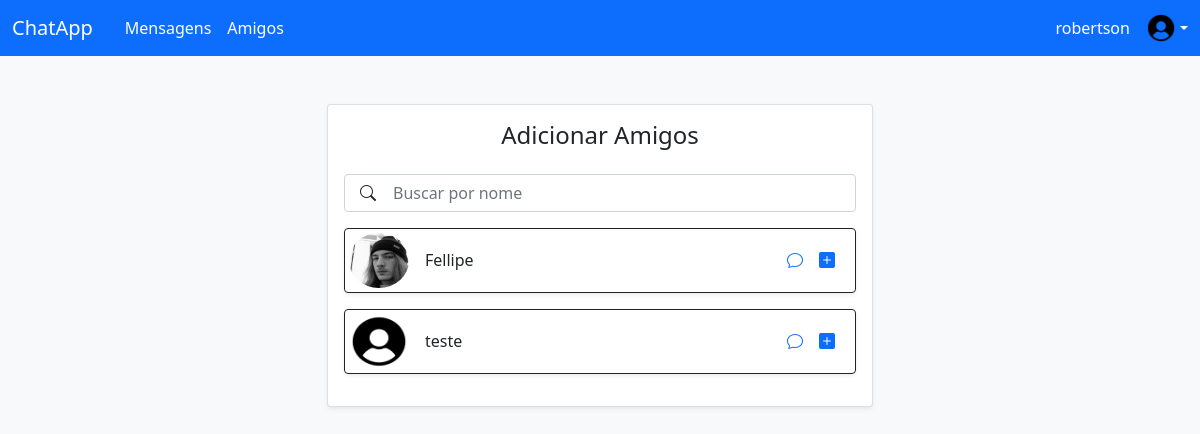
The app's page /Add_Friends (signed in) with its own data.
### Users/models.py (models this page shows, shortened)
class User(models.Model):
    name = models.CharField(max_length=100)
    mail = models.CharField(max_length=100)
    picture = models.ImageField(null=True,blank=True, upload_to="imagens/")
    password = models.CharField(max_length=16)
    ativo = models.BooleanField(default=True)

### Users/models.py (the view)
    def wrapper(request, *args, **kwargs):
        if 'user_id' not in request.session:
            return redirect('Login')
        return view_func(request, *args, **kwargs)

### Users/models.py (called while the page is built)
def custom_login_required(view_func):
    def wrapper(request, *args, **kwargs):
        if 'user_id' not in request.session:
            return redirect('Login')
        return view_func(request, *args, **kwargs)
    return wrapper

### Users/views.py (called while the page is built)
@custom_login_required
def Add_Friends(request):
    users = User.objects.exclude(id=request.session['user_id'])
    if request.method =='GET':
        name = request.GET.get('name', '')
        if name:
            users = users.filter(name=name)
    return render(request, 'Friends/Add_Friends.html',{"users":users})

### Users/templates/Friends/Add_Friends.html (shortened to what this page needs)
{% load static %}
<!DOCTYPE html>
<html lang="pt-br">
<head>
    <link href="https://cdn.jsdelivr.net/npm/bootstrap@5.1.3/dist/css/bootstrap.min.css" rel="stylesheet">
    <link rel="stylesheet" href="https://cdn.jsdelivr.net/npm/bootstrap-icons@1.10.5/font/bootstrap-icons.css">
</head>
    {% include 'partials/Header.html' %}
<body class="bg-light">
    <div class="container mt-5">
        <div class="row justify-content-center">
            <div class="col-md-8 col-lg-6">
                <div class="card shadow-sm rounded-4">
                    <div class="card-body">
                        <h4 class="card-title mb-4 text-center">Adicionar Amigos</h4>
                        <form method="GET" action="">
                            <div class="mb-3 position-relative">
                                <input type="text" class="form-control ps-5" id="name" name="name" value="{{ request.GET.name }}" placeholder="Buscar por nome">
                                <i class="bi bi-search position-absolute top-50 start-0 translate-middle-y ps-3"></i>
                            </div>
                        </form>
                        {% for user in users %}
                        <div class="mb-3 shadow-sm border border-dark p-1 rounded d-flex align-items-center justify-content-between">
                            <div class="d-flex align-items-center">
                                {% if user.picture %}
                                <img src="{{ user.picture.url }}"
                                    class="rounded-circle me-3"
                                    style="width: 60px; height: 55px;"
                                    alt="Avatar">
                                {% else %}
                                <img src="{% static 'images/default.png' %}"
                                    class="rounded-circle me-3"
                                    style="width: 60px; height: 55px;"
                                    alt="Avatar">
                                {% endif %}
                                <span class="fw-semibold">{{ user.name }}</span>
                            </div>
                            <div class="d-flex">
                                <a href=""><i class="bi bi-chat me-3"></i></a>
                                <a href=""><i class="bi bi-plus-square-fill me-3"></i></a>
                            </div>
                        </div>
                        {% empty %}
                        <div class="mb-3 shadow-sm border border-dark p-1 rounded d-flex align-items-center justify-content-between">
                            <span class="fw-semibold">Nenhum usuário encontrado</span>
                        </div>
                        {% endfor %}
                    </div>
                </div>
            </div>
        </div>
    </div>
</body>
</html>

### records on screen
User: picture (picture), name "Fellipe"
User: name "teste"

### other values on screen
{{ request.session.name }} "robertson"
